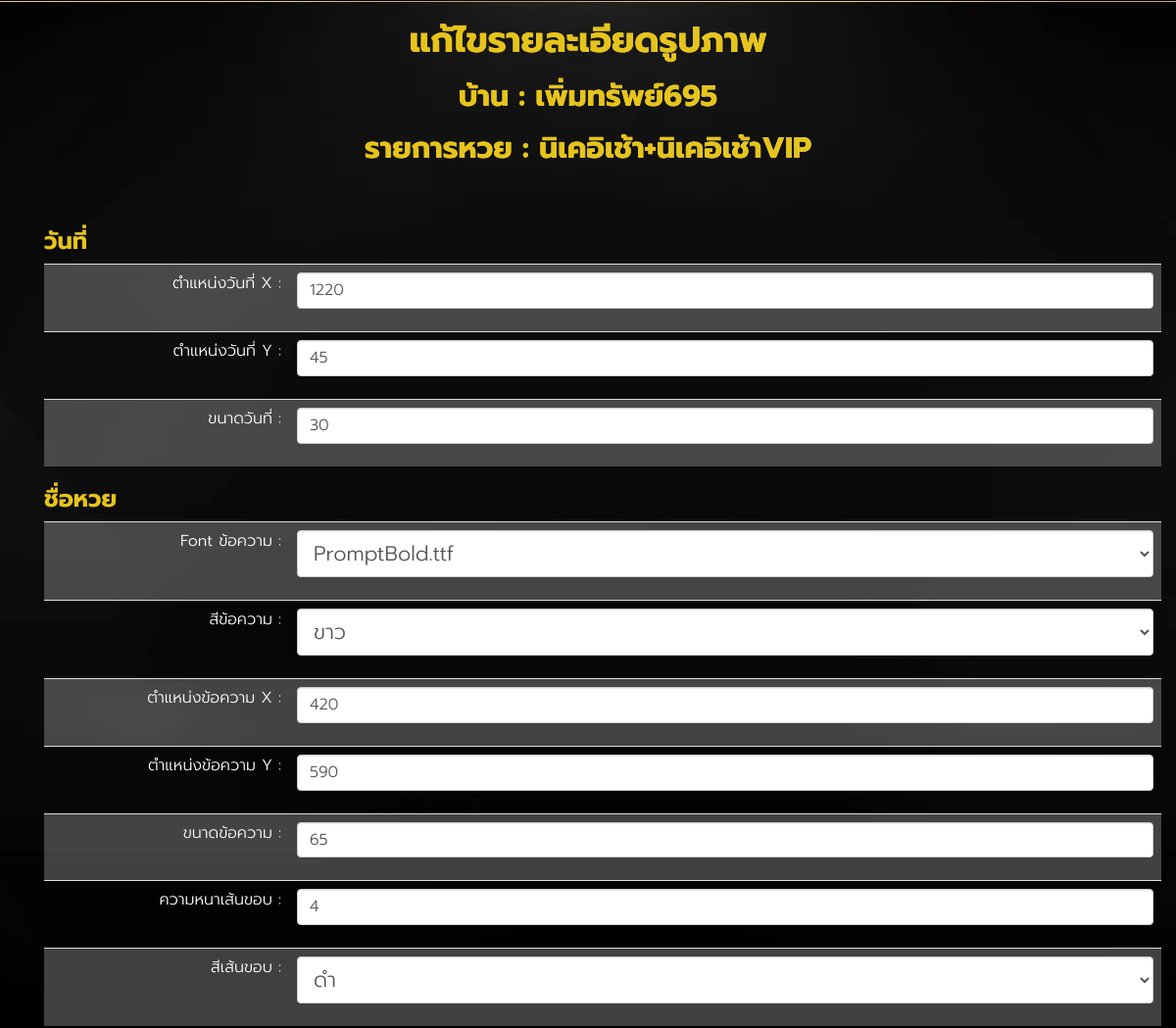
/backend/permsub695/edit/detailpic/1 (signed in, upper part), run on an earlier commit of the app's database.
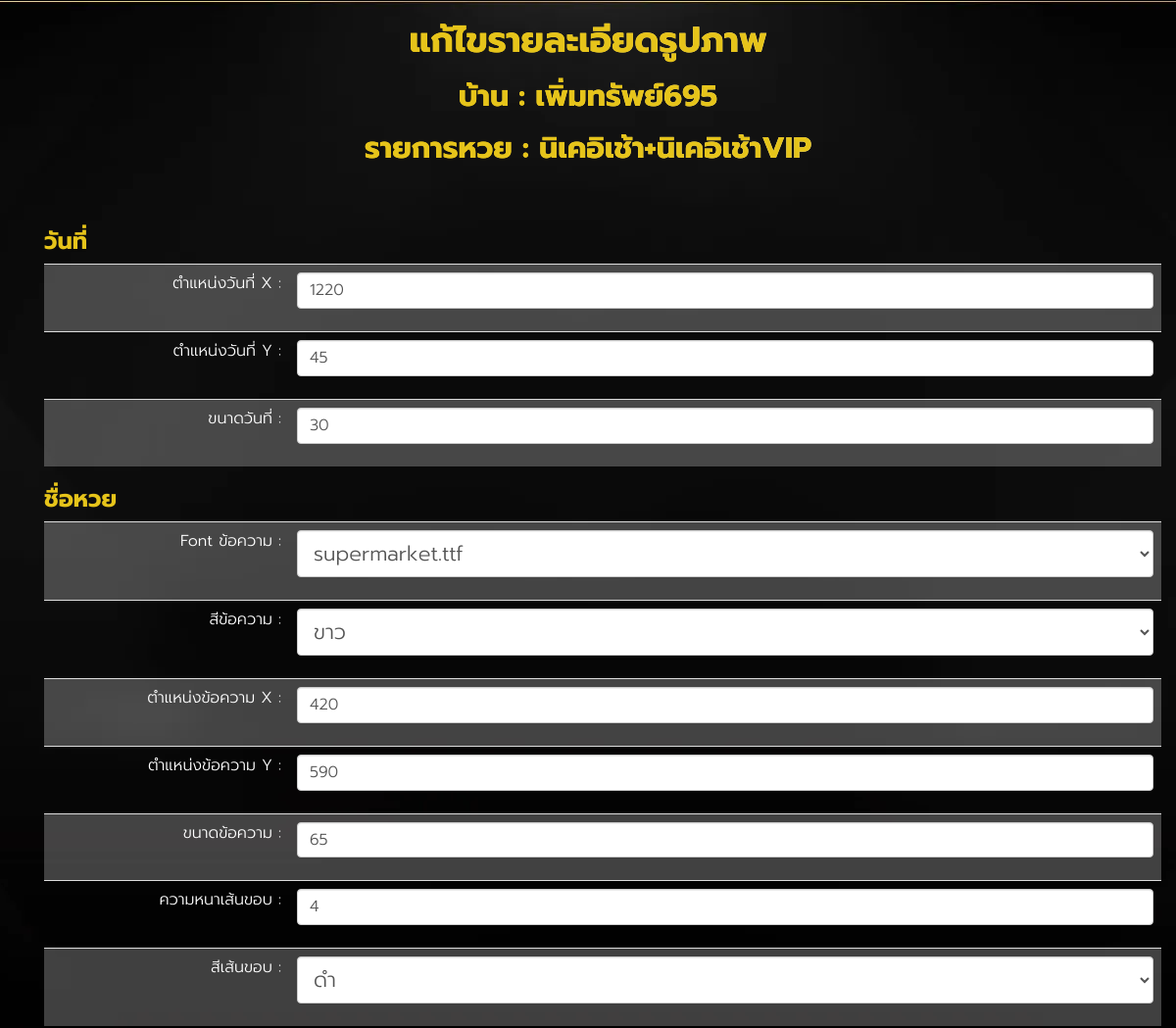
And on a later commit of the database.
### huayrandom/models.py (models this page shows, shortened)
class HuayTypeModel(models.Model):
    user = models.ForeignKey(User, on_delete=models.CASCADE)
    huay_list = models.ForeignKey(HuayListModel, on_delete=models.CASCADE)
    font_text = models.CharField(default='None', max_length=255)
    font_number = models.CharField(default='None', max_length=255)
    text_color = models.CharField(default='None', max_length=255)
    border_size = models.IntegerField(default=0)
    border_color = models.CharField(default='None', max_length=255)
    text_pos_x = models.IntegerField(default=0)
    text_pos_y = models.IntegerField(default=0)
    text_font_size = models.IntegerField(default=0)
    date_pos_x = models.IntegerField(default=0)
    date_pos_y = models.IntegerField(default=0)
    date_font_size = models.IntegerField(default=0)
    main_num_pos_x = models.IntegerField(default=0)
    main_num_pos_y = models.IntegerField(default=0)
    main_num_font_size = models.IntegerField(default=0)
    focus_num_pos_x = models.IntegerField(default=0)
    focus_num_pos_y = models.IntegerField(default=0)
    focus_num_font_size = models.IntegerField(default=0)
    row1_x = models.IntegerField(default=0)
    row1_y = models.IntegerField(default=0)
    row2_x = models.IntegerField(default=0)
    row2_y = models.IntegerField(default=0)
    row_font_size = models.IntegerField(default=0)
    credit_shop_pos_x = models.IntegerField(default=0)
    credit_shop_pos_y = models.IntegerField(default=0)
    credit_shop_font_size = models.IntegerField(default=0)

class FontListModel(models.Model):
    font_name = models.CharField(default='Prompt.ttf', max_length=255)

class HuayListModel(models.Model):
    short_name = models.CharField(default='None', max_length=255)
    full_name = models.CharField(default='None', max_length=255)
    page_name = models.CharField(default='None', max_length=255)
    time = models.TimeField()
    link = models.CharField(default='None', max_length=255)

### huayrandom/views.py (the view, shortened to what this page needs)
# urls.py: path('backend/<str:username>/edit/detailpic/<int:huay_id>',EditDetailPicture,name='edit_huay'),
@login_required
def EditDetailPicture(request, username, huay_id):
    context = {}
    userObject = User.objects.get(username=username)
    userObject = User.objects.get(username=username)
    profileObject = ProfileModel.objects.get(user=userObject)
    huayTypeObject = HuayTypeModel.objects.get(id=huay_id, user=userObject)
    fontListObject = FontListModel.objects.all()
    context['huayTypeObject'] = huayTypeObject
    context['data'] = profileObject
    context['huayId'] = huay_id
    context['fontList'] = fontListObject
    return render(request, 'huay/edit_huay.html', context)

### huayrandom/templates/huay/edit_huay.html (shortened to what the changed rows need)
{% extends 'component/layout.html' %}
{%block content%}
<div class="wrap">
  <section class="slot-home-body">
    <div class="container">
      <div>
        <h1 class="shine-text big-font text-center">แก้ไขรายละเอียดรูปภาพ</h1>
        <h2 class="shine-text big-font text-center">บ้าน : {{data.house_name}}</h2>
        <h2 class="shine-text big-font text-center">รายการหวย : {{huayTypeObject.huay_list.full_name}}</h2>
      </div>
      <section class="content">
        <div class="container">
          <div class="slot-intro">
            <form method="post">
              <table class="table table-striped">
                <tr>
                  <td class="text-center">
                    <div class="form-group">
                      <input value="{{huayTypeObject.date_pos_x}}" name="date_pos_x" type="number" class="form-control"
                        placeholder="1">
                    </div>
                  </td>
                </tr>
                <tr>
                  <td class="text-center">
                    <div class="form-group">
                      <input value="{{huayTypeObject.date_pos_y}}" name="date_pos_y" type="number" class="form-control"
                        placeholder="1">
                    </div>
                  </td>
                </tr>
                <tr>
                  <td class="text-center">
                    <div class="form-group">
                      <input value="{{huayTypeObject.date_font_size}}" name="date_fontsize" type="number"
                        class="form-control" placeholder="1">
                    </div>
                  </td>
                </tr>
              </table>
              <table class="table table-striped">
                <tr>
                  <td class="text-center">
                    <div class="form-group">
                      <select name="font_text_id" class="form-control">
                        {%for font in fontList%}
                        <option {%if font.font_name == huayTypeObject.font_text %} selected {%endif%} value="{{font.id}}">{{font.font_name}}</option>
                        {%endfor%}
                      </select>
                    </div>
                  </td>
                </tr>
                <tr>
                  <td class="text-center">
                    <div class="form-group">
                      <select name="text_color" class="form-control">
                        <option {%if huayTypeObject.text_color == '255,255,255' %} selected {%endif%} value="255,255,255">
                          ขาว</option>
                      </select>
                    </div>
                  </td>
                </tr>
                <tr>
                  <td class="text-center">
                    <div class="form-group">
                      <input value="{{huayTypeObject.text_pos_x}}" type="number" class="form-control" placeholder="1"
                        name="text_pos_x">
                    </div>
                  </td>
                </tr>
                <tr>
                  <td class="text-center">
                    <div class="form-group">
                      <input value="{{huayTypeObject.text_pos_y}}" type="number" class="form-control" placeholder="1"
                        name="text_pos_y">
                    </div>
                  </td>
                </tr>
                <tr>
                  <td class="text-center">
                    <div class="form-group">
                      <input value="{{huayTypeObject.text_font_size}}" type="number" class="form-control" placeholder="1"
                        name="text_size">
                    </div>
                  </td>
                </tr>
                <tr>
                  <td class="text-center">
                    <div class="form-group">
                      <input value="{{huayTypeObject.border_size}}" type="number" class="form-control" placeholder="1"
                        name="border_width">
                    </div>
                  </td>
                </tr>
                <tr>
                  <td class="text-center">
                    <div class="form-group">
                      <select name="border_color" class="form-control">
                        <option {%if huayTypeObject.border_color == '0,0,0' %} selected {%endif%} value="0,0,0">ดำ
                        </option>
                      </select>
                    </div>
                  </td>
                </tr>
              </table>
            </form>
          </div>
        </div>
      </section>
    </div>
    {%endblock content%}

What changed in the data, as far as the page shows it:
changed HuayTypeModel "ขาว": font_text_id "PromptBold.ttf" → "supermarket.ttf"
